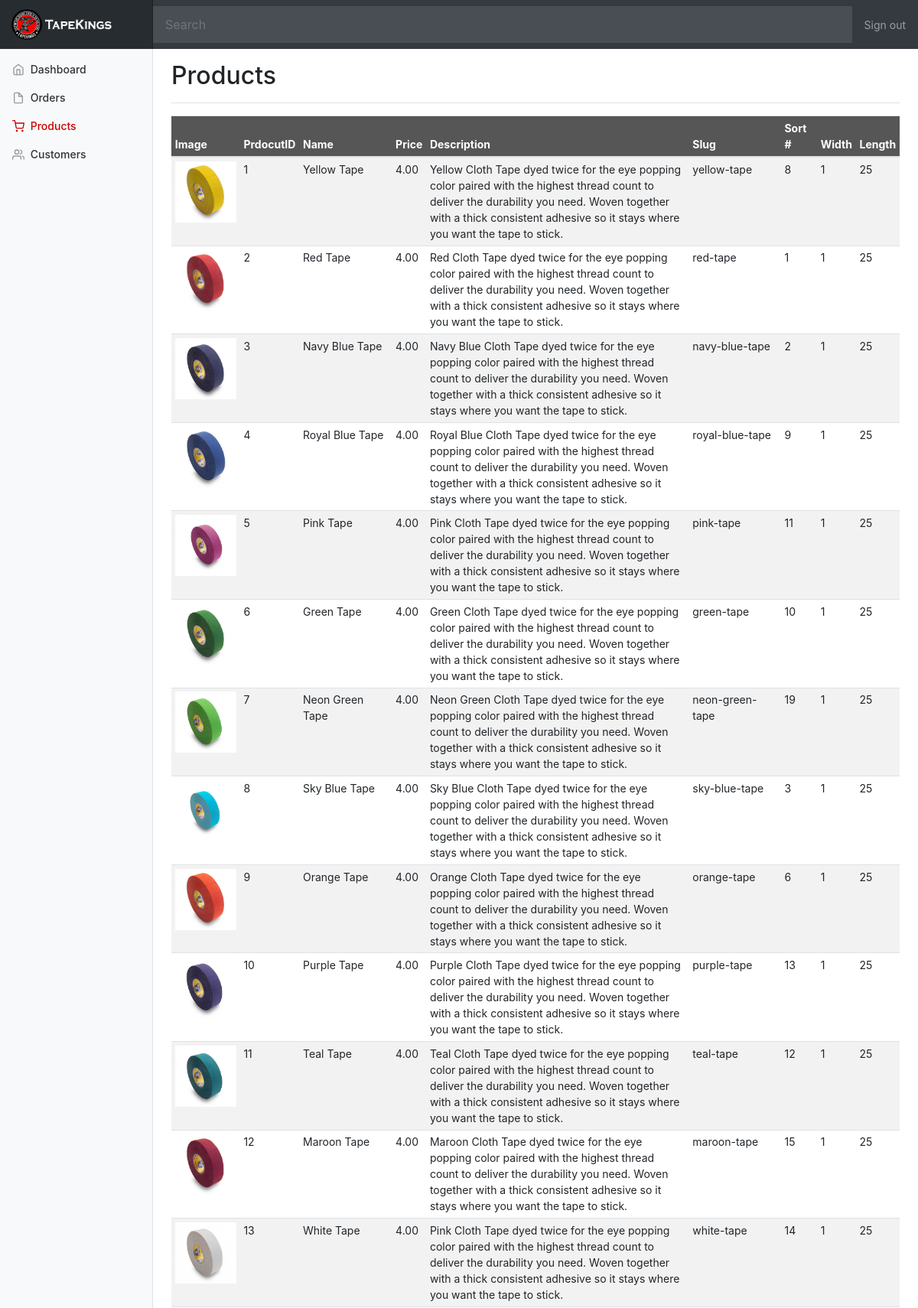
Page /pages/productsDashboard.php (upper part) on the committed database.
### tables this page shows
CREATE TABLE `products` (
  `id` int(11) NOT NULL,
  `title` varchar(255) NOT NULL,
  `price` decimal(10,2) NOT NULL,
  `image` varchar(255) NOT NULL,
  `description` text NOT NULL,
  `slug` varchar(255) NOT NULL,
  `sort` int(11) NOT NULL,
  `width` float NOT NULL,
  `length` int(3) NOT NULL
);

### pages/productsDashboard.php (the view, shortened to what this page needs)
<!DOCTYPE html>
<html>
  <head>
    <link rel="stylesheet" href="lib/normalize/normalize.css">
    <link rel="stylesheet" href="css/bootstrap/bootstrap.css">
    <link rel="stylesheet" href="css/bootstrap/bootstrap-grid.css">
    <link rel="stylesheet" href="css/dashboard.css">
    <link rel="stylesheet" href="css/responsive.css">
  </head>
  <?php include 'app/database.php' ?>
<body class="dashboard">
    <nav class="navbar navbar-dark sticky-top bg-dark flex-md-nowrap p-0">
      <a class="navbar-brand col-sm-3 col-md-2 mr-0" href="sports"><img src="./css/img/logo-top.png" alt="Logo" style="height:40px;"/></a>
      <form action="inc/search.php" method="post" style="max-width: 1485px;width: 100%;"><input class="form-control form-control-dark w-100" type="text" name="search" placeholder="Search" aria-label="Search"></form>
      <ul class="navbar-nav px-3">
        <li class="nav-item text-nowrap">
          <a class="nav-link" href="logout">Sign out</a>
        </li>
      </ul>
    </nav>
    <div class="container-fluid">
      <div class="row">
        <nav class="col-md-2 d-none d-md-block bg-light sidebar">
          <div class="sidebar-sticky">
            <ul class="nav flex-column">
              <li class="nav-item">
                <a class="nav-link" href="account">
                  <span data-feather="home"></span>
                  Dashboard
                </a>
              </li>
              <li class="nav-item">
                <a class="nav-link" href="orders">
                  <span data-feather="file"></span>
                  Orders
                </a>
              </li>
              <?php if ($_SESSION['userID']==0){ ?>
              <li class="nav-item">
                <a class="nav-link active" href="productsDashboard">
                  <span data-feather="shopping-cart"></span>
                  Products <span class="sr-only">(current)</span>
                </a>
              </li>
              <li class="nav-item">
                <a class="nav-link" href="customers">
                  <span data-feather="users"></span>
                  Customers
                </a>
              </li>
              <?php } ?>
            </ul>
        </nav>
        <main role="main" class="col-md-9 ml-sm-auto col-lg-10 pt-3 px-4">
          <div class="d-flex justify-content-between flex-wrap flex-md-nowrap align-items-center pb-2 mb-3 border-bottom">
            <h2>Products</h2>
          </div>
          <div class="table-responsive">
            <table class="table table-striped table-sm">
              <thead>
                <tr>
                  <th>Image</th>
                  <th>PrdocutID</th>
                  <th>Name</th>
                  <th>Price</th>
                  <th>Description</th>
                  <th>Slug</th>
                  <th>Sort #</th>
                  <th>Width</th>
                  <th>Length</th>
                </tr>
              </thead>
              <tbody>
                <?php
                  $sql = "SELECT * FROM products;";
                  $result = mysqli_query($conn, $sql);
                  while($row = $result->fetch_assoc()) { ?>
                    <tr>
                      <td><img src="<?php echo $row['image']; ?>" alt="product image" style="height:80px;"></td>
                      <td><?php echo $row['id']; ?></td>
                      <td><?php echo $row['title']; ?></td>
                      <td><?php echo $row['price']; ?></td>
                      <td style="max-width:450px;"><?php echo $row['description']; ?></td>
                      <td><?php echo $row['slug']; ?></td>
                      <td><?php echo $row['sort']; ?></td>
                      <td><?php echo $row['width']; ?></td>
                      <td><?php echo $row['length']; ?></td>
                    </tr>
                <?php } ?>
            </table>
          </div>
        </main>
      </div>
    </div>
  </body>
  </html>

### css/dashboard.css (style rules this page uses)
body { font-size: .875rem; }
.feather { width: 16px; height: 16px; vertical-align: text-bottom; }
.sidebar { position: fixed; top: 0; bottom: 0; left: 0; z-index: 100; padding: 0; box-shadow: inset -1px 0 0 rgba(0, 0, 0, .1); }
.sidebar-sticky { position: -webkit-sticky; position: sticky; top: 48px; height: calc(100vh - 48px); padding-top: 1.5rem; overflow-x: hidden; overflow-y: auto; }
.sidebar .nav-link { font-weight: 500; color: #333; }
.sidebar .nav-link .feather { margin-right: 4px; color: #999; }
.sidebar .nav-link.active, a { color: #cc0000; }
.sidebar .nav-link:hover .feather, .sidebar .nav-link.active .feather { color: inherit; }
.navbar-brand { padding-top: .75rem; padding-bottom: .75rem; font-size: 1rem; background-color: rgba(0, 0, 0, .25); box-shadow: inset -1px 0 0 rgba(0, 0, 0, .25); }
.navbar .form-control { padding: .75rem 1rem; border-width: 0; border-radius: 0; }
.form-control-dark { color: #fff; background-color: rgba(255, 255, 255, .1); border-color: rgba(255, 255, 255, .1); }
.border-bottom { border-bottom: 1px solid #e5e5e5; }
.dashboard nav a { color: #333; }
table.table thead { background: #565656 none repeat scroll 0 0; color: #fff; }

### rows in the picture
products: image (picture), id "1", title "Yellow Tape", price "4.00", description "Yellow Cloth Tape dyed twice for the eye popping color paired with the highest thread count to deliver the durability you need. Woven together with a thick consistent adhesive so it stays where you want the tape to stick.", slug "yellow-tape", sort "8", width "1", length "25"
products: image (picture), id "2", title "Red Tape", price "4.00", description "Red Cloth Tape dyed twice for the eye popping color paired with the highest thread count to deliver the durability you need. Woven together with a thick consistent adhesive so it stays where you want the tape to stick.", slug "red-tape", sort "1", width "1", length "25"
products: image (picture), id "3", title "Navy Blue Tape", price "4.00", description "Navy Blue Cloth Tape dyed twice for the eye popping color paired with the highest thread count to deliver the durability you need. Woven together with a thick consistent adhesive so it stays where you want the tape to stick.", slug "navy-blue-tape", sort "2", width "1", length "25"
products: image (picture), id "4", title "Royal Blue Tape", price "4.00", description "Royal Blue Cloth Tape dyed twice for the eye popping color paired with the highest thread count to deliver the durability you need. Woven together with a thick consistent adhesive so it stays where you want the tape to stick.", slug "royal-blue-tape", sort "9", width "1", length "25"
products: image (picture), id "5", title "Pink Tape", price "4.00", description "Pink Cloth Tape dyed twice for the eye popping color paired with the highest thread count to deliver the durability you need. Woven together with a thick consistent adhesive so it stays where you want the tape to stick.", slug "pink-tape", sort "11", width "1", length "25"
products: image (picture), id "6", title "Green Tape", price "4.00", description "Green Cloth Tape dyed twice for the eye popping color paired with the highest thread count to deliver the durability you need. Woven together with a thick consistent adhesive so it stays where you want the tape to stick.", slug "green-tape", sort "10", width "1", length "25"
products: image (picture), id "7", title "Neon Green Tape", price "4.00", description "Neon Green Cloth Tape dyed twice for the eye popping color paired with the highest thread count to deliver the durability you need. Woven together with a thick consistent adhesive so it stays where you want the tape to stick.", slug "neon-green-tape", sort "19", width "1", length "25"
products: image (picture), id "8", title "Sky Blue Tape", price "4.00", description "Sky Blue Cloth Tape dyed twice for the eye popping color paired with the highest thread count to deliver the durability you need. Woven together with a thick consistent adhesive so it stays where you want the tape to stick.", slug "sky-blue-tape", sort "3", width "1", length "25"
products: image (picture), id "9", title "Orange Tape", price "4.00", description "Orange Cloth Tape dyed twice for the eye popping color paired with the highest thread count to deliver the durability you need. Woven together with a thick consistent adhesive so it stays where you want the tape to stick.", slug "orange-tape", sort "6", width "1", length "25"
products: image (picture), id "10", title "Purple Tape", price "4.00", description "Purple Cloth Tape dyed twice for the eye popping color paired with the highest thread count to deliver the durability you need. Woven together with a thick consistent adhesive so it stays where you want the tape to stick.", slug "purple-tape", sort "13", width "1", length "25"
products: image (picture), id "11", title "Teal Tape", price "4.00", description "Teal Cloth Tape dyed twice for the eye popping color paired with the highest thread count to deliver the durability you need. Woven together with a thick consistent adhesive so it stays where you want the tape to stick.", slug "teal-tape", sort "12", width "1", length "25"
products: image (picture), id "12", title "Maroon Tape", price "4.00", description "Maroon Cloth Tape dyed twice for the eye popping color paired with the highest thread count to deliver the durability you need. Woven together with a thick consistent adhesive so it stays where you want the tape to stick.", slug "maroon-tape", sort "15", width "1", length "25"
products: image (picture), id "13", title "White Tape", price "4.00", description "Pink Cloth Tape dyed twice for the eye popping color paired with the highest thread count to deliver the durability you need. Woven together with a thick consistent adhesive so it stays where you want the tape to stick.", slug "white-tape", sort "14", width "1", length "25"
